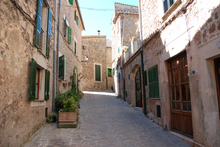
%> input picture non_local_means/alley.png, 220 x 147 px, shrunk from 774 x 518 before the run
$ octave nlmeans.m   (GNU Octave 9; MATLAB toolbox functions it lacks are replaced by stand-ins)
%> lines starting %> are read from the running program, lines starting %| are printed output that depends on the picture
% reference paper: <http://www.ipol.im/pub/art/2011/bcm_nlm/article.pdf>
% patchwise implementation is adopted here

clear;
close all;
tic;

u = imread('alley.png');
%> u is the input picture: size 147x220x3 uint8; mean R, G, B 133.9, 121.3, 112.7
shrink_k = 5; % do not use full image for it's too slow
u = u(1:int32(size(u, 1)/shrink_k), 1:int32(size(u, 2)/shrink_k), :);
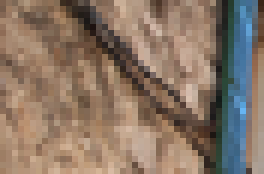
%> u: size 29x44x3 uint8 (shown 6 times larger); mean R, G, B 137.1, 117.6, 102
figure;
imshow(u);

sigma = 10;
var = (sigma/255).^2;
% 0.001 * sigma
u = imnoise(u, 'gaussian', 0, var);
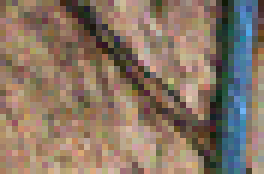
%> u: size 29x44x3 uint8 (shown 6 times larger); mean R, G, B 137, 118, 101.7
figure;
imshow(u);

r = choose_r(sigma);
f = choose_f(sigma);
h = choose_h(sigma);

uo = zeros(size(u));
for i = 1:3
    ui = double(u(:,:,i));

    for x = r+1:size(ui, 2)-r % will produce black borders
        fprintf('progress: %d:%f\n', i, x / (size(ui, 2)-r));
        for y = r+1:size(ui, 1)-r
            uo_tmp = zeros(size(ui));
            C = 0;
            B_range_y = y-f:y+f;
            B_range_x = x-f:x+f;
            B = u(B_range_y, B_range_x,:);
            for xx = x-r+f : x+r-f
                for yy = y-r+f : y+r-f
                    Q_range_y = yy-f:yy+f;
                    Q_range_x = xx-f:xx+f;
                    Q = u(Q_range_y, Q_range_x,:);
                    w = calc_w(B, Q, f, h, sigma); % note all three channels are used
                    C = C + w;
                    uo_tmp(B_range_y, B_range_x) = uo_tmp(B_range_y, B_range_x) + ...
                        w * ui(Q_range_y, Q_range_x);
                end
            end
            uo(B_range_y, B_range_x,i) = uo(B_range_y, B_range_x,i) + ...
                uo_tmp(B_range_y, B_range_x) / C;
        end
    end

end
%> this loop made 3 passes
%> (printed output is left out)
%> pass 1, `ui = double(u(:,:,i));`:
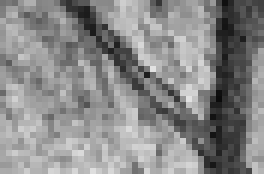
%> ui: size 29x44 double (shown 6 times larger); min 11, max 226, mean 137
%> pass 3, `ui = double(u(:,:,i));`:
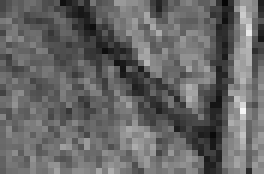
%> ui: size 29x44 double (shown 6 times larger); min 6, max 246, mean 101.7
%> after the loop:
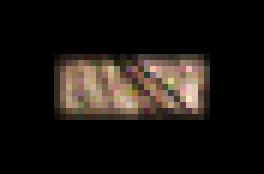
%> uo: size 29x44x3 double (shown 6 times larger); mean R, G, B 214.2, 175.4, 143.5; drawn with min black and max white
%> after the loop:
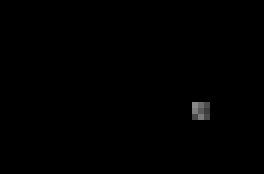
%> uo_tmp: size 29x44 double (shown 6 times larger); min 0, max 137, mean 0.7

uo = uo / ((2*f+1)^2); % will have something wrong near borders
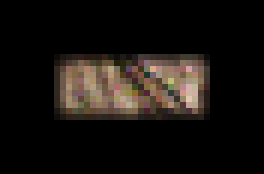
%> uo: size 29x44x3 double (shown 6 times larger); mean R, G, B 23.8, 19.5, 15.9
uo = uint8(uo);
%> uo: size 29x44x3 uint8
figure;
imshow(uo);

toc;


%% utilities

function r = choose_r(sigma)
if sigma <= 25
    r = 10;
else
    r = 17;
end
end

function f = choose_f(sigma)
if sigma <= 25
    f = 1;
else
    if sigma <= 55
        f = 2;
    else
        f = 3;
    end
end
end

function h = choose_h(sigma)
if sigma <= 25
    h = 0.55*sigma;
else
    if sigma <= 55
        h = 0.40*sigma;
    else
        h = 0.35*sigma;
    end
end
end

function w = calc_w(B, Q, f, h, sigma)
    B = double(B);
    Q = double(Q);
    d2 = 1 / (3*((2*f+1).^2)) * sum(sum(sum(((B-Q).^2))));
    if false%d2 < 2*(sigma.^2)
        fprintf('%f vs %f\n', d2, 2*(sigma.^2));
    end
    w = exp(-max(d2 - 2*(sigma.^2), 0) / h / h);
end
